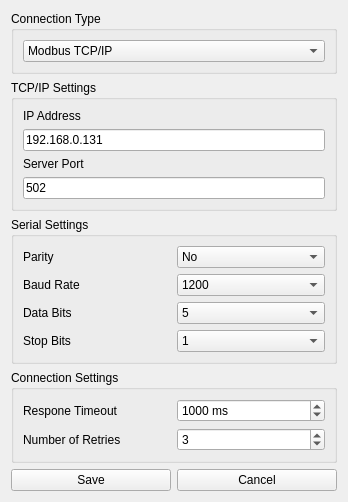
<?xml version="1.0" encoding="UTF-8"?>
<ui version="4.0">
 <class>connectionSettings</class>
 <widget class="QWidget" name="connectionSettings">
  <property name="geometry">
   <rect>
    <x>0</x>
    <y>0</y>
    <width>348</width>
    <height>457</height>
   </rect>
  </property>
  <property name="windowTitle">
   <string>Connection Settings</string>
  </property>
  <property name="windowIcon">
   <iconset>
    <normalon>icons/setting-icon.png</normalon>
   </iconset>
  </property>
  <property name="toolTip">
   <string/>
  </property>
  <layout class="QVBoxLayout" name="verticalLayout">
   <item>
    <widget class="QGroupBox" name="connectionType">
     <property name="title">
      <string>Connection Type</string>
     </property>
     <layout class="QVBoxLayout" name="verticalLayout_2">
      <item>
       <widget class="QComboBox" name="connectionTypeComboBox">
        <item>
         <property name="text">
          <string>Modbus TCP/IP</string>
         </property>
        </item>
        <item>
         <property name="text">
          <string>Modbus Serial</string>
         </property>
        </item>
       </widget>
      </item>
     </layout>
    </widget>
   </item>
   <item>
    <widget class="QGroupBox" name="TCPIPSettings">
     <property name="title">
      <string>TCP/IP Settings</string>
     </property>
     <layout class="QVBoxLayout" name="tcpipSettingsVBoxLayout">
      <item>
       <widget class="QLabel" name="ipAddressLabel">
        <property name="text">
         <string>IP Address</string>
        </property>
       </widget>
      </item>
      <item>
       <widget class="QLineEdit" name="ipAddressEdit">
        <property name="text">
         <string>192.168.0.131</string>
        </property>
       </widget>
      </item>
      <item>
       <widget class="QLabel" name="serverPortLabel">
        <property name="text">
         <string>Server Port</string>
        </property>
       </widget>
      </item>
      <item>
       <widget class="QLineEdit" name="serverPortEdit">
        <property name="text">
         <string>502</string>
        </property>
       </widget>
      </item>
     </layout>
    </widget>
   </item>
   <item>
    <widget class="QGroupBox" name="serialSettings">
     <property name="title">
      <string>Serial Settings</string>
     </property>
     <layout class="QVBoxLayout" name="verticalLayout_3">
      <item>
       <layout class="QGridLayout" name="gridLayout_2">
        <item row="0" column="1">
         <widget class="QComboBox" name="parityComboBox">
          <item>
           <property name="text">
            <string>No</string>
           </property>
          </item>
          <item>
           <property name="text">
            <string>Even</string>
           </property>
          </item>
          <item>
           <property name="text">
            <string>Odd</string>
           </property>
          </item>
          <item>
           <property name="text">
            <string>Space</string>
           </property>
          </item>
          <item>
           <property name="text">
            <string>Mark</string>
           </property>
          </item>
         </widget>
        </item>
        <item row="0" column="0">
         <widget class="QLabel" name="parityLabel">
          <property name="text">
           <string>Parity</string>
          </property>
         </widget>
        </item>
        <item row="2" column="0">
         <widget class="QLabel" name="dataBitsLabel">
          <property name="text">
           <string>Data Bits</string>
          </property>
         </widget>
        </item>
        <item row="1" column="0">
         <widget class="QLabel" name="baudRateLabel">
          <property name="text">
           <string>Baud Rate</string>
          </property>
         </widget>
        </item>
        <item row="3" column="0">
         <widget class="QLabel" name="stopBitsLabel">
          <property name="text">
           <string>Stop Bits</string>
          </property>
         </widget>
        </item>
        <item row="1" column="1">
         <widget class="QComboBox" name="baudRateComboBox">
          <item>
           <property name="text">
            <string>1200</string>
           </property>
          </item>
          <item>
           <property name="text">
            <string>2400</string>
           </property>
          </item>
          <item>
           <property name="text">
            <string>4800</string>
           </property>
          </item>
          <item>
           <property name="text">
            <string>9600</string>
           </property>
          </item>
          <item>
           <property name="text">
            <string>19200</string>
           </property>
          </item>
          <item>
           <property name="text">
            <string>38400</string>
           </property>
          </item>
          <item>
           <property name="text">
            <string>57600</string>
           </property>
          </item>
          <item>
           <property name="text">
            <string>115200</string>
           </property>
          </item>
         </widget>
        </item>
        <item row="2" column="1">
         <widget class="QComboBox" name="dataBitsComboBox">
          <item>
           <property name="text">
            <string>5</string>
           </property>
          </item>
          <item>
           <property name="text">
            <string>6</string>
           </property>
          </item>
          <item>
           <property name="text">
            <string>7</string>
           </property>
          </item>
          <item>
           <property name="text">
            <string>8</string>
           </property>
          </item>
         </widget>
        </item>
        <item row="3" column="1">
         <widget class="QComboBox" name="stopBitsComboBox">
          <item>
           <property name="text">
            <string>1</string>
           </property>
          </item>
          <item>
           <property name="text">
            <string>2</string>
           </property>
          </item>
          <item>
           <property name="text">
            <string>3</string>
           </property>
          </item>
         </widget>
        </item>
       </layout>
      </item>
     </layout>
    </widget>
   </item>
   <item>
    <widget class="QGroupBox" name="connectionSettings_2">
     <property name="title">
      <string>Connection Settings</string>
     </property>
     <layout class="QVBoxLayout" name="verticalLayout_4">
      <item>
       <layout class="QGridLayout" name="gridLayout_3">
        <item row="0" column="0">
         <widget class="QLabel" name="responeTimeoutLabel">
          <property name="text">
           <string>Respone Timeout</string>
          </property>
         </widget>
        </item>
        <item row="1" column="0">
         <widget class="QLabel" name="numberofRetriesLabel">
          <property name="text">
           <string>Number of Retries</string>
          </property>
         </widget>
        </item>
        <item row="1" column="1">
         <widget class="QSpinBox" name="numberofRetiresSpinBox">
          <property name="value">
           <number>3</number>
          </property>
         </widget>
        </item>
        <item row="0" column="1">
         <widget class="QSpinBox" name="responeTimeoutSpinBox">
          <property name="suffix">
           <string> ms</string>
          </property>
          <property name="maximum">
           <number>5000</number>
          </property>
          <property name="singleStep">
           <number>20</number>
          </property>
          <property name="value">
           <number>1000</number>
          </property>
         </widget>
        </item>
       </layout>
      </item>
     </layout>
    </widget>
   </item>
   <item>
    <spacer name="verticalSpacer">
     <property name="orientation">
      <enum>Qt::Vertical</enum>
     </property>
     <property name="sizeHint" stdset="0">
      <size>
       <width>20</width>
       <height>96</height>
      </size>
     </property>
    </spacer>
   </item>
   <item>
    <layout class="QHBoxLayout" name="horizontalLayout">
     <item>
      <widget class="QPushButton" name="saveButton">
       <property name="text">
        <string>Save</string>
       </property>
      </widget>
     </item>
     <item>
      <widget class="QPushButton" name="cancelButton">
       <property name="text">
        <string>Cancel</string>
       </property>
      </widget>
     </item>
    </layout>
   </item>
  </layout>
 </widget>
 <resources/>
 <connections/>
</ui>
